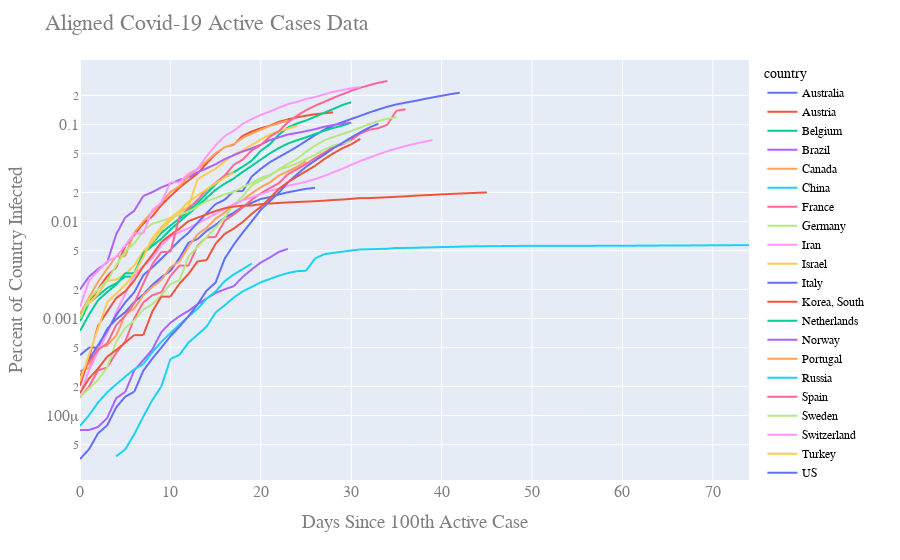

Source (notebook cell):
### Code cell
popfig = px.line(dfpctmelt, x=dfpctmelt.index, y="percent",color='country',log_y=True)
popfig.update_layout(
    title="Aligned Covid-19 Active Cases Data",
    xaxis_title="Days Since 100th Active Case",
    yaxis_title="Percent of Country Infected",
    font=dict(
        family="Courier New, monospace",
        size=16,
        color="#7f7f7f"
    ),
    legend=dict(
        font=dict(
            family="sans-serif",
            size=12,
            color="black"
        )
    )
)
popfig.show()
popfig.write_html("percentage_aligned.html")

### Figure 1 — Plotly figure (JSON) as saved in the notebook; plotly's stock layout.template omitted (floating-point values rounded to 4 significant figures)
{"data": [{"hoverlabel": {"namelength": 0}, "hovertemplate": "country=Australia<br>x=%{x}<br>percent=%{y}", "legendgroup": "Australia", "line": {"color": "#636efa", "dash": "solid"}, "mode": "lines", "name": "Australia", "showlegend": true, "type": "scattergl", "x": [0, 1, 2, 3, 4, 5, 6, 7, 8, 9, 10, 11, 12, 13, 14, 15, 16, 17, 18, 19, 20, 21, 22, 23, 24, 25, 26, 27, 28, 29, 30, 31, 32, 33, 34, 35, 36, 37, 38, 39, 40, 41, 42, 43, 44, 45, 46, 47, 48, 49, 50, 51, 52, 53, 54, 55, 56, 57, 58, 59, 60, 61, 62, 63, 64, 65, 66, 67, 68, 69, 70, 71, 72, 73, 74], "xaxis": "x", "y": [0.0004196, 0.000502, 0.000502, 0.0007843, 0.0009804, 0.001165, 0.001478, 0.001773, 0.002227, 0.002671, 0.003102, 0.0042, 0.006075, 0.006596, 0.008016, 0.009271, 0.01102, 0.01233, 0.01427, 0.01562, 0.0171, 0.01788, 0.01907, 0.02006, 0.0209, 0.02176, 0.0223, null, null, null, null, null, null, null, null, null, null, null, null, null, null, null, null, null, null, null, null, null, null, null, null, null, null, null, null, null, null, null, null, null, null, null, null, null, null, null, null, null, null, null, null, null, null, null, null], "yaxis": "y"}, {"hoverlabel": {"namelength": 0}, "hovertemplate": "country=Austria<br>x=%{x}<br>percent=%{y}", "legendgroup": "Austria", "line": {"color": "#EF553B", "dash": "solid"}, "mode": "lines", "name": "Austria", "showlegend": true, "type": "scattergl", "x": [0, 1, 2, 3, 4, 5, 6, 7, 8, 9, 10, 11, 12, 13, 14, 15, 16, 17, 18, 19, 20, 21, 22, 23, 24, 25, 26, 27, 28, 29, 30, 31, 32, 33, 34, 35, 36, 37, 38, 39, 40, 41, 42, 43, 44, 45, 46, 47, 48, 49, 50, 51, 52, 53, 54, 55, 56, 57, 58, 59, 60, 61, 62, 63, 64, 65, 66, 67, 68, 69, 70, 71, 72, 73, 74], "xaxis": "x", "y": [0.001155, 0.001455, 0.002021, 0.002731, 0.003353, 0.005596, 0.007273, 0.009549, 0.0113, 0.01479, 0.01828, 0.02235, 0.02651, 0.03124, 0.03977, 0.04968, 0.05866, 0.06204, 0.07671, 0.08502, 0.09183, 0.09758, 0.1068, 0.113, 0.1189, 0.1236, 0.128, 0.1308, 0.1338, null, null, null, null, null, null, null, null, null, null, null, null, null, null, null, null, null, null, null, null, null, null, null, null, null, null, null, null, null, null, null, null, null, null, null, null, null, null, null, null, null, null, null, null, null, null], "yaxis": "y"}, {"hoverlabel": {"namelength": 0}, "hovertemplate": "country=Belgium<br>x=%{x}<br>percent=%{y}", "legendgroup": "Belgium", "line": {"color": "#00cc96", "dash": "solid"}, "mode": "lines", "name": "Belgium", "showlegend": true, "type": "scattergl", "x": [0, 1, 2, 3, 4, 5, 6, 7, 8, 9, 10, 11, 12, 13, 14, 15, 16, 17, 18, 19, 20, 21, 22, 23, 24, 25, 26, 27, 28, 29, 30, 31, 32, 33, 34, 35, 36, 37, 38, 39, 40, 41, 42, 43, 44, 45, 46, 47, 48, 49, 50, 51, 52, 53, 54, 55, 56, 57, 58, 59, 60, 61, 62, 63, 64, 65, 66, 67, 68, 69, 70, 71, 72, 73, 74], "xaxis": "x", "y": [0.0009405, 0.001458, 0.001726, 0.002062, 0.002304, 0.002709, 0.002709, 0.004823, 0.005945, 0.007645, 0.009129, 0.01073, 0.01282, 0.01549, 0.01947, 0.02429, 0.02935, 0.0323, 0.03683, 0.0426, 0.0538, 0.06285, 0.07881, 0.0935, 0.1027, 0.1102, 0.1205, 0.1324, 0.1447, 0.159, 0.1699, null, null, null, null, null, null, null, null, null, null, null, null, null, null, null, null, null, null, null, null, null, null, null, null, null, null, null, null, null, null, null, null, null, null, null, null, null, null, null, null, null, null, null, null], "yaxis": "y"}, {"hoverlabel": {"namelength": 0}, "hovertemplate": "country=Brazil<br>x=%{x}<br>percent=%{y}", "legendgroup": "Brazil", "line": {"color": "#ab63fa", "dash": "solid"}, "mode": "lines", "name": "Brazil", "showlegend": true, "type": "scattergl", "x": [0, 1, 2, 3, 4, 5, 6, 7, 8, 9, 10, 11, 12, 13, 14, 15, 16, 17, 18, 19, 20, 21, 22, 23, 24, 25, 26, 27, 28, 29, 30, 31, 32, 33, 34, 35, 36, 37, 38, 39, 40, 41, 42, 43, 44, 45, 46, 47, 48, 49, 50, 51, 52, 53, 54, 55, 56, 57, 58, 59, 60, 61, 62, 63, 64, 65, 66, 67, 68, 69, 70, 71, 72, 73, 74], "xaxis": "x", "y": [7.104e-05, 7.104e-05, 7.621e-05, 9.409e-05, 0.000151, 0.000175, 0.0002922, 0.0003731, 0.0004803, 0.0007273, 0.0009052, 0.001057, 0.001202, 0.001404, 0.001608, 0.001837, 0.002002, 0.002154, 0.00269, 0.003216, 0.003784, 0.00426, 0.004874, 0.005236, null, null, null, null, null, null, null, null, null, null, null, null, null, null, null, null, null, null, null, null, null, null, null, null, null, null, null, null, null, null, null, null, null, null, null, null, null, null, null, null, null, null, null, null, null, null, null, null, null, null, null], "yaxis": "y"}, {"hoverlabel": {"namelength": 0}, "hovertemplate": "country=Canada<br>x=%{x}<br>percent=%{y}", "legendgroup": "Canada", "line": {"color": "#FFA15A", "dash": "solid"}, "mode": "lines", "name": "Canada", "showlegend": true, "type": "scattergl", "x": [0, 1, 2, 3, 4, 5, 6, 7, 8, 9, 10, 11, 12, 13, 14, 15, 16, 17, 18, 19, 20, 21, 22, 23, 24, 25, 26, 27, 28, 29, 30, 31, 32, 33, 34, 35, 36, 37, 38, 39, 40, 41, 42, 43, 44, 45, 46, 47, 48, 49, 50, 51, 52, 53, 54, 55, 56, 57, 58, 59, 60, 61, 62, 63, 64, 65, 66, 67, 68, 69, 70, 71, 72, 73, 74], "xaxis": "x", "y": [0.0002862, 0.00031, 0.0005114, 0.0005246, 0.0006677, 0.0011, 0.001266, 0.001741, 0.00212, 0.002499, 0.003383, 0.003892, 0.005532, 0.007392, 0.008614, 0.01071, 0.01241, 0.01477, 0.01664, 0.0196, 0.02259, 0.02533, 0.0299, 0.03295, 0.03676, 0.04175, null, null, null, null, null, null, null, null, null, null, null, null, null, null, null, null, null, null, null, null, null, null, null, null, null, null, null, null, null, null, null, null, null, null, null, null, null, null, null, null, null, null, null, null, null, null, null, null, null], "yaxis": "y"}, {"hoverlabel": {"namelength": 0}, "hovertemplate": "country=China<br>x=%{x}<br>percent=%{y}", "legendgroup": "China", "line": {"color": "#19d3f3", "dash": "solid"}, "mode": "lines", "name": "China", "showlegend": true, "type": "scattergl", "x": [0, 1, 2, 3, 4, 5, 6, 7, 8, 9, 10, 11, 12, 13, 14, 15, 16, 17, 18, 19, 20, 21, 22, 23, 24, 25, 26, 27, 28, 29, 30, 31, 32, 33, 34, 35, 36, 37, 38, 39, 40, 41, 42, 43, 44, 45, 46, 47, 48, 49, 50, 51, 52, 53, 54, 55, 56, 57, 58, 59, 60, 61, 62, 63, 64, 65, 66, 67, 68, 69, 70, 71, 72, 73, 74], "xaxis": "x", "y": [null, null, null, null, 3.807e-05, 4.467e-05, 6.392e-05, 9.768e-05, 0.0001442, 0.0001999, 0.0003827, 0.0004229, 0.0005656, 0.000681, 0.0008262, 0.001155, 0.00137, 0.001647, 0.001906, 0.002125, 0.00237, 0.002558, 0.002767, 0.002943, 0.003084, 0.00311, 0.004161, 0.00461, 0.004753, 0.004899, 0.005033, 0.005156, 0.005184, 0.005216, 0.005249, 0.00535, 0.005351, 0.005366, 0.005402, 0.005431, 0.005461, 0.005484, 0.005513, 0.005553, 0.005568, 0.005576, 0.005585, 0.005595, 0.005606, 0.005612, 0.005615, 0.005618, 0.00562, 0.005622, 0.005623, 0.005624, 0.005626, 0.005628, 0.00563, 0.005632, 0.005635, 0.005638, 0.005645, 0.005649, 0.005658, 0.005662, 0.005669, 0.005674, 0.005682, 0.00569, 0.005697, 0.005706, 0.005711, 0.005717, 0.005722], "yaxis": "y"}, {"hoverlabel": {"namelength": 0}, "hovertemplate": "country=France<br>x=%{x}<br>percent=%{y}", "legendgroup": "France", "line": {"color": "#FF6692", "dash": "solid"}, "mode": "lines", "name": "France", "showlegend": true, "type": "scattergl", "x": [0, 1, 2, 3, 4, 5, 6, 7, 8, 9, 10, 11, 12, 13, 14, 15, 16, 17, 18, 19, 20, 21, 22, 23, 24, 25, 26, 27, 28, 29, 30, 31, 32, 33, 34, 35, 36, 37, 38, 39, 40, 41, 42, 43, 44, 45, 46, 47, 48, 49, 50, 51, 52, 53, 54, 55, 56, 57, 58, 59, 60, 61, 62, 63, 64, 65, 66, 67, 68, 69, 70, 71, 72, 73, 74], "xaxis": "x", "y": [0.0001532, 0.0001992, 0.0002926, 0.0003125, 0.0004412, 0.0005822, 0.001005, 0.001469, 0.00174, 0.001868, 0.002748, 0.003513, 0.003513, 0.005639, 0.006888, 0.006943, 0.01024, 0.01182, 0.01398, 0.01681, 0.01955, 0.02216, 0.02488, 0.03083, 0.03466, 0.03922, 0.04527, 0.05117, 0.05838, 0.06237, 0.0692, 0.08093, 0.08847, 0.09181, 0.09989, 0.1392, 0.1437, null, null, null, null, null, null, null, null, null, null, null, null, null, null, null, null, null, null, null, null, null, null, null, null, null, null, null, null, null, null, null, null, null, null, null, null, null, null], "yaxis": "y"}, {"hoverlabel": {"namelength": 0}, "hovertemplate": "country=Germany<br>x=%{x}<br>percent=%{y}", "legendgroup": "Germany", "line": {"color": "#B6E880", "dash": "solid"}, "mode": "lines", "name": "Germany", "showlegend": true, "type": "scattergl", "x": [0, 1, 2, 3, 4, 5, 6, 7, 8, 9, 10, 11, 12, 13, 14, 15, 16, 17, 18, 19, 20, 21, 22, 23, 24, 25, 26, 27, 28, 29, 30, 31, 32, 33, 34, 35, 36, 37, 38, 39, 40, 41, 42, 43, 44, 45, 46, 47, 48, 49, 50, 51, 52, 53, 54, 55, 56, 57, 58, 59, 60, 61, 62, 63, 64, 65, 66, 67, 68, 69, 70, 71, 72, 73, 74], "xaxis": "x", "y": [0.0001552, 0.0001898, 0.0002339, 0.0003127, 0.0005753, 0.0007997, 0.0009536, 0.001241, 0.001404, 0.001739, 0.002277, 0.00248, 0.004386, 0.005472, 0.006917, 0.008679, 0.01105, 0.01471, 0.01829, 0.02369, 0.02651, 0.02969, 0.03468, 0.03937, 0.04455, 0.05244, 0.06072, 0.06886, 0.07411, 0.07983, 0.08571, 0.09294, 0.1012, 0.1088, 0.1147, 0.1195, null, null, null, null, null, null, null, null, null, null, null, null, null, null, null, null, null, null, null, null, null, null, null, null, null, null, null, null, null, null, null, null, null, null, null, null, null, null, null], "yaxis": "y"}, {"hoverlabel": {"namelength": 0}, "hovertemplate": "country=Iran<br>x=%{x}<br>percent=%{y}", "legendgroup": "Iran", "line": {"color": "#FF97FF", "dash": "solid"}, "mode": "lines", "name": "Iran", "showlegend": true, "type": "scattergl", "x": [0, 1, 2, 3, 4, 5, 6, 7, 8, 9, 10, 11, 12, 13, 14, 15, 16, 17, 18, 19, 20, 21, 22, 23, 24, 25, 26, 27, 28, 29, 30, 31, 32, 33, 34, 35, 36, 37, 38, 39, 40, 41, 42, 43, 44, 45, 46, 47, 48, 49, 50, 51, 52, 53, 54, 55, 56, 57, 58, 59, 60, 61, 62, 63, 64, 65, 66, 67, 68, 69, 70, 71, 72, 73, 74], "xaxis": "x", "y": [0.0001655, 0.0002917, 0.0004619, 0.000706, 0.001164, 0.001787, 0.002781, 0.003479, 0.004182, 0.005652, 0.006933, 0.007817, 0.008526, 0.009575, 0.01072, 0.012, 0.01353, 0.01515, 0.01659, 0.01785, 0.01925, 0.02067, 0.02191, 0.02339, 0.02454, 0.02576, 0.02744, 0.02954, 0.03217, 0.03501, 0.03849, 0.04216, 0.04561, 0.0494, 0.05311, 0.05666, 0.06009, 0.06332, 0.06637, 0.06932, null, null, null, null, null, null, null, null, null, null, null, null, null, null, null, null, null, null, null, null, null, null, null, null, null, null, null, null, null, null, null, null, null, null, null], "yaxis": "y"}, {"hoverlabel": {"namelength": 0}, "hovertemplate": "country=Israel<br>x=%{x}<br>percent=%{y}", "legendgroup": "Israel", "line": {"color": "#FECB52", "dash": "solid"}, "mode": "lines", "name": "Israel", "showlegend": true, "type": "scattergl", "x": [0, 1, 2, 3, 4, 5, 6, 7, 8, 9, 10, 11, 12, 13, 14, 15, 16, 17, 18, 19, 20, 21, 22, 23, 24, 25, 26, 27, 28, 29, 30, 31, 32, 33, 34, 35, 36, 37, 38, 39, 40, 41, 42, 43, 44, 45, 46, 47, 48, 49, 50, 51, 52, 53, 54, 55, 56, 57, 58, 59, 60, 61, 62, 63, 64, 65, 66, 67, 68, 69, 70, 71, 72, 73, 74], "xaxis": "x", "y": [0.001155, 0.001456, 0.001791, 0.002461, 0.002519, 0.002888, 0.003512, 0.004933, 0.006112, 0.008226, 0.0102, 0.01237, 0.0143, 0.02737, 0.03111, 0.03506, 0.04181, 0.04907, 0.05424, 0.0619, 0.07038, 0.07922, 0.08582, 0.0907, 0.09739, null, null, null, null, null, null, null, null, null, null, null, null, null, null, null, null, null, null, null, null, null, null, null, null, null, null, null, null, null, null, null, null, null, null, null, null, null, null, null, null, null, null, null, null, null, null, null, null, null, null], "yaxis": "y"}, {"hoverlabel": {"namelength": 0}, "hovertemplate": "country=Italy<br>x=%{x}<br>percent=%{y}", "legendgroup": "Italy", "line": {"color": "#636efa", "dash": "solid"}, "mode": "lines", "name": "Italy", "showlegend": true, "type": "scattergl", "x": [0, 1, 2, 3, 4, 5, 6, 7, 8, 9, 10, 11, 12, 13, 14, 15, 16, 17, 18, 19, 20, 21, 22, 23, 24, 25, 26, 27, 28, 29, 30, 31, 32, 33, 34, 35, 36, 37, 38, 39, 40, 41, 42, 43, 44, 45, 46, 47, 48, 49, 50, 51, 52, 53, 54, 55, 56, 57, 58, 59, 60, 61, 62, 63, 64, 65, 66, 67, 68, 69, 70, 71, 72, 73, 74], "xaxis": "x", "y": [0.0002564, 0.0003788, 0.0005326, 0.0007492, 0.001083, 0.001469, 0.001866, 0.002802, 0.003367, 0.004138, 0.005109, 0.006381, 0.007668, 0.00973, 0.0122, 0.01517, 0.01679, 0.02061, 0.02061, 0.02921, 0.03499, 0.04093, 0.04628, 0.05211, 0.05907, 0.06787, 0.07777, 0.08861, 0.09781, 0.1057, 0.1144, 0.123, 0.1333, 0.1431, 0.1529, 0.1616, 0.1683, 0.175, 0.1829, 0.1906, 0.1982, 0.2061, 0.2133, null, null, null, null, null, null, null, null, null, null, null, null, null, null, null, null, null, null, null, null, null, null, null, null, null, null, null, null, null, null, null, null], "yaxis": "y"}, {"hoverlabel": {"namelength": 0}, "hovertemplate": "country=Korea, South<br>x=%{x}<br>percent=%{y}", "legendgroup": "Korea, South", "line": {"color": "#EF553B", "dash": "solid"}, "mode": "lines", "name": "Korea, South", "showlegend": true, "type": "scattergl", "x": [0, 1, 2, 3, 4, 5, 6, 7, 8, 9, 10, 11, 12, 13, 14, 15, 16, 17, 18, 19, 20, 21, 22, 23, 24, 25, 26, 27, 28, 29, 30, 31, 32, 33, 34, 35, 36, 37, 38, 39, 40, 41, 42, 43, 44, 45, 46, 47, 48, 49, 50, 51, 52, 53, 54, 55, 56, 57, 58, 59, 60, 61, 62, 63, 64, 65, 66, 67, 68, 69, 70, 71, 72, 73, 74], "xaxis": "x", "y": [0.0002029, 0.0003979, 0.0008446, 0.001174, 0.001625, 0.001906, 0.00246, 0.003445, 0.004558, 0.006144, 0.007287, 0.008455, 0.01012, 0.01096, 0.01187, 0.01286, 0.01373, 0.01427, 0.01459, 0.01465, 0.01513, 0.01535, 0.01556, 0.01577, 0.01592, 0.01606, 0.01623, 0.01641, 0.01671, 0.01688, 0.01716, 0.01748, 0.01748, 0.01763, 0.01782, 0.01802, 0.0182, 0.01849, 0.01869, 0.01884, 0.01909, 0.01928, 0.01946, 0.01963, 0.01981, 0.01997, null, null, null, null, null, null, null, null, null, null, null, null, null, null, null, null, null, null, null, null, null, null, null, null, null, null, null, null, null], "yaxis": "y"}, {"hoverlabel": {"namelength": 0}, "hovertemplate": "country=Netherlands<br>x=%{x}<br>percent=%{y}", "legendgroup": "Netherlands", "line": {"color": "#00cc96", "dash": "solid"}, "mode": "lines", "name": "Netherlands", "showlegend": true, "type": "scattergl", "x": [0, 1, 2, 3, 4, 5, 6, 7, 8, 9, 10, 11, 12, 13, 14, 15, 16, 17, 18, 19, 20, 21, 22, 23, 24, 25, 26, 27, 28, 29, 30, 31, 32, 33, 34, 35, 36, 37, 38, 39, 40, 41, 42, 43, 44, 45, 46, 47, 48, 49, 50, 51, 52, 53, 54, 55, 56, 57, 58, 59, 60, 61, 62, 63, 64, 65, 66, 67, 68, 69, 70, 71, 72, 73, 74], "xaxis": "x", "y": [0.000747, 0.001097, 0.001547, 0.001873, 0.002229, 0.002936, 0.002936, 0.004704, 0.005614, 0.006641, 0.008264, 0.009985, 0.01201, 0.0144, 0.01753, 0.02124, 0.02461, 0.0278, 0.03257, 0.03757, 0.04358, 0.05046, 0.0573, 0.06379, 0.06896, 0.07393, 0.07993, 0.0863, 0.09233, 0.09762, 0.1048, null, null, null, null, null, null, null, null, null, null, null, null, null, null, null, null, null, null, null, null, null, null, null, null, null, null, null, null, null, null, null, null, null, null, null, null, null, null, null, null, null, null, null, null], "yaxis": "y"}, {"hoverlabel": {"namelength": 0}, "hovertemplate": "country=Norway<br>x=%{x}<br>percent=%{y}", "legendgroup": "Norway", "line": {"color": "#ab63fa", "dash": "solid"}, "mode": "lines", "name": "Norway", "showlegend": true, "type": "scattergl", "x": [0, 1, 2, 3, 4, 5, 6, 7, 8, 9, 10, 11, 12, 13, 14, 15, 16, 17, 18, 19, 20, 21, 22, 23, 24, 25, 26, 27, 28, 29, 30, 31, 32, 33, 34, 35, 36, 37, 38, 39, 40, 41, 42, 43, 44, 45, 46, 47, 48, 49, 50, 51, 52, 53, 54, 55, 56, 57, 58, 59, 60, 61, 62, 63, 64, 65, 66, 67, 68, 69, 70, 71, 72, 73, 74], "xaxis": "x", "y": [0.001992, 0.002712, 0.003246, 0.003781, 0.007378, 0.01103, 0.01295, 0.01837, 0.02011, 0.02252, 0.02459, 0.02699, 0.02859, 0.03221, 0.03531, 0.03907, 0.04399, 0.04835, 0.05281, 0.05689, 0.06214, 0.06926, 0.07406, 0.07902, 0.08199, 0.08561, 0.0897, 0.09494, 0.09905, 0.1024, 0.1049, null, null, null, null, null, null, null, null, null, null, null, null, null, null, null, null, null, null, null, null, null, null, null, null, null, null, null, null, null, null, null, null, null, null, null, null, null, null, null, null, null, null, null, null], "yaxis": "y"}, {"hoverlabel": {"namelength": 0}, "hovertemplate": "country=Portugal<br>x=%{x}<br>percent=%{y}", "legendgroup": "Portugal", "line": {"color": "#FFA15A", "dash": "solid"}, "mode": "lines", "name": "Portugal", "showlegend": true, "type": "scattergl", "x": [0, 1, 2, 3, 4, 5, 6, 7, 8, 9, 10, 11, 12, 13, 14, 15, 16, 17, 18, 19, 20, 21, 22, 23, 24, 25, 26, 27, 28, 29, 30, 31, 32, 33, 34, 35, 36, 37, 38, 39, 40, 41, 42, 43, 44, 45, 46, 47, 48, 49, 50, 51, 52, 53, 54, 55, 56, 57, 58, 59, 60, 61, 62, 63, 64, 65, 66, 67, 68, 69, 70, 71, 72, 73, 74], "xaxis": "x", "y": [0.001098, 0.001657, 0.002403, 0.003246, 0.004394, 0.004394, 0.007699, 0.01, 0.01255, 0.01569, 0.0202, 0.02316, 0.02937, 0.03476, 0.04186, 0.0507, 0.05847, 0.06284, 0.07299, 0.08092, 0.0886, 0.09695, 0.1032, 0.1106, null, null, null, null, null, null, null, null, null, null, null, null, null, null, null, null, null, null, null, null, null, null, null, null, null, null, null, null, null, null, null, null, null, null, null, null, null, null, null, null, null, null, null, null, null, null, null, null, null, null, null], "yaxis": "y"}, {"hoverlabel": {"namelength": 0}, "hovertemplate": "country=Russia<br>x=%{x}<br>percent=%{y}", "legendgroup": "Russia", "line": {"color": "#19d3f3", "dash": "solid"}, "mode": "lines", "name": "Russia", "showlegend": true, "type": "scattergl", "x": [0, 1, 2, 3, 4, 5, 6, 7, 8, 9, 10, 11, 12, 13, 14, 15, 16, 17, 18, 19, 20, 21, 22, 23, 24, 25, 26, 27, 28, 29, 30, 31, 32, 33, 34, 35, 36, 37, 38, 39, 40, 41, 42, 43, 44, 45, 46, 47, 48, 49, 50, 51, 52, 53, 54, 55, 56, 57, 58, 59, 60, 61, 62, 63, 64, 65, 66, 67, 68, 69, 70, 71, 72, 73, 74], "xaxis": "x", "y": [7.812e-05, 0.0001007, 0.0001364, 0.0001734, 0.0002097, 0.0002515, 0.0003001, 0.0003392, 0.0004509, 0.0005756, 0.0007099, 0.0008661, 0.001051, 0.001258, 0.001601, 0.001903, 0.002431, 0.002843, 0.003242, 0.003693, null, null, null, null, null, null, null, null, null, null, null, null, null, null, null, null, null, null, null, null, null, null, null, null, null, null, null, null, null, null, null, null, null, null, null, null, null, null, null, null, null, null, null, null, null, null, null, null, null, null, null, null, null, null, null], "yaxis": "y"}, {"hoverlabel": {"namelength": 0}, "hovertemplate": "country=Spain<br>x=%{x}<br>percent=%{y}", "legendgroup": "Spain", "line": {"color": "#FF6692", "dash": "solid"}, "mode": "lines", "name": "Spain", "showlegend": true, "type": "scattergl", "x": [0, 1, 2, 3, 4, 5, 6, 7, 8, 9, 10, 11, 12, 13, 14, 15, 16, 17, 18, 19, 20, 21, 22, 23, 24, 25, 26, 27, 28, 29, 30, 31, 32, 33, 34, 35, 36, 37, 38, 39, 40, 41, 42, 43, 44, 45, 46, 47, 48, 49, 50, 51, 52, 53, 54, 55, 56, 57, 58, 59, 60, 61, 62, 63, 64, 65, 66, 67, 68, 69, 70, 71, 72, 73, 74], "xaxis": "x", "y": [0.0002567, 0.0003529, 0.0004748, 0.000554, 0.0008555, 0.001069, 0.001439, 0.002295, 0.003625, 0.00487, 0.00487, 0.01119, 0.01367, 0.01668, 0.02126, 0.02513, 0.02975, 0.03842, 0.04365, 0.05427, 0.06153, 0.07515, 0.08531, 0.1059, 0.1236, 0.1406, 0.1566, 0.1713, 0.1881, 0.2052, 0.2227, 0.2397, 0.2549, 0.2699, 0.2816, null, null, null, null, null, null, null, null, null, null, null, null, null, null, null, null, null, null, null, null, null, null, null, null, null, null, null, null, null, null, null, null, null, null, null, null, null, null, null, null], "yaxis": "y"}, {"hoverlabel": {"namelength": 0}, "hovertemplate": "country=Sweden<br>x=%{x}<br>percent=%{y}", "legendgroup": "Sweden", "line": {"color": "#B6E880", "dash": "solid"}, "mode": "lines", "name": "Sweden", "showlegend": true, "type": "scattergl", "x": [0, 1, 2, 3, 4, 5, 6, 7, 8, 9, 10, 11, 12, 13, 14, 15, 16, 17, 18, 19, 20, 21, 22, 23, 24, 25, 26, 27, 28, 29, 30, 31, 32, 33, 34, 35, 36, 37, 38, 39, 40, 41, 42, 43, 44, 45, 46, 47, 48, 49, 50, 51, 52, 53, 54, 55, 56, 57, 58, 59, 60, 61, 62, 63, 64, 65, 66, 67, 68, 69, 70, 71, 72, 73, 74], "xaxis": "x", "y": [0.001, 0.001594, 0.00201, 0.002456, 0.003515, 0.004951, 0.005931, 0.00806, 0.009516, 0.01012, 0.01092, 0.01178, 0.01266, 0.01425, 0.01623, 0.01746, 0.01915, 0.02026, 0.02264, 0.02501, 0.02812, 0.03039, 0.03413, 0.03664, 0.03988, 0.04391, 0.04898, 0.05513, 0.06071, 0.0638, 0.06763, null, null, null, null, null, null, null, null, null, null, null, null, null, null, null, null, null, null, null, null, null, null, null, null, null, null, null, null, null, null, null, null, null, null, null, null, null, null, null, null, null, null, null, null], "yaxis": "y"}, {"hoverlabel": {"namelength": 0}, "hovertemplate": "country=Switzerland<br>x=%{x}<br>percent=%{y}", "legendgroup": "Switzerland", "line": {"color": "#FF97FF", "dash": "solid"}, "mode": "lines", "name": "Switzerland", "showlegend": true, "type": "scattergl", "x": [0, 1, 2, 3, 4, 5, 6, 7, 8, 9, 10, 11, 12, 13, 14, 15, 16, 17, 18, 19, 20, 21, 22, 23, 24, 25, 26, 27, 28, 29, 30, 31, 32, 33, 34, 35, 36, 37, 38, 39, 40, 41, 42, 43, 44, 45, 46, 47, 48, 49, 50, 51, 52, 53, 54, 55, 56, 57, 58, 59, 60, 61, 62, 63, 64, 65, 66, 67, 68, 69, 70, 71, 72, 73, 74], "xaxis": "x", "y": [0.001317, 0.002473, 0.003097, 0.003894, 0.004321, 0.005673, 0.007534, 0.007534, 0.01316, 0.0157, 0.02542, 0.02542, 0.0312, 0.03499, 0.04708, 0.06117, 0.07597, 0.08636, 0.1016, 0.1141, 0.1259, 0.1365, 0.1494, 0.1626, 0.1713, 0.184, 0.1919, 0.2053, 0.2175, 0.2265, 0.2369, 0.2438, null, null, null, null, null, null, null, null, null, null, null, null, null, null, null, null, null, null, null, null, null, null, null, null, null, null, null, null, null, null, null, null, null, null, null, null, null, null, null, null, null, null, null], "yaxis": "y"}, {"hoverlabel": {"namelength": 0}, "hovertemplate": "country=Turkey<br>x=%{x}<br>percent=%{y}", "legendgroup": "Turkey", "line": {"color": "#FECB52", "dash": "solid"}, "mode": "lines", "name": "Turkey", "showlegend": true, "type": "scattergl", "x": [0, 1, 2, 3, 4, 5, 6, 7, 8, 9, 10, 11, 12, 13, 14, 15, 16, 17, 18, 19, 20, 21, 22, 23, 24, 25, 26, 27, 28, 29, 30, 31, 32, 33, 34, 35, 36, 37, 38, 39, 40, 41, 42, 43, 44, 45, 46, 47, 48, 49, 50, 51, 52, 53, 54, 55, 56, 57, 58, 59, 60, 61, 62, 63, 64, 65, 66, 67, 68, 69, 70, 71, 72, 73, 74], "xaxis": "x", "y": [0.0002277, 0.0004257, 0.0007944, 0.001466, 0.001813, 0.00222, 0.002885, 0.004303, 0.006756, 0.008776, 0.01093, 0.01284, 0.01604, 0.01859, 0.0215, 0.02481, 0.02838, 0.0321, null, null, null, null, null, null, null, null, null, null, null, null, null, null, null, null, null, null, null, null, null, null, null, null, null, null, null, null, null, null, null, null, null, null, null, null, null, null, null, null, null, null, null, null, null, null, null, null, null, null, null, null, null, null, null, null, null], "yaxis": "y"}, {"hoverlabel": {"namelength": 0}, "hovertemplate": "country=US<br>x=%{x}<br>percent=%{y}", "legendgroup": "US", "line": {"color": "#636efa", "dash": "solid"}, "mode": "lines", "name": "US", "showlegend": true, "type": "scattergl", "x": [0, 1, 2, 3, 4, 5, 6, 7, 8, 9, 10, 11, 12, 13, 14, 15, 16, 17, 18, 19, 20, 21, 22, 23, 24, 25, 26, 27, 28, 29, 30, 31, 32, 33, 34, 35, 36, 37, 38, 39, 40, 41, 42, 43, 44, 45, 46, 47, 48, 49, 50, 51, 52, 53, 54, 55, 56, 57, 58, 59, 60, 61, 62, 63, 64, 65, 66, 67, 68, 69, 70, 71, 72, 73, 74], "xaxis": "x", "y": [3.565e-05, 4.501e-05, 6.556e-05, 7.915e-05, 0.0001214, 0.0001565, 0.0001761, 0.0002897, 0.000387, 0.0005024, 0.0006583, 0.0008239, 0.001057, 0.001399, 0.00194, 0.002351, 0.004132, 0.00577, 0.007701, 0.01005, 0.01325, 0.01624, 0.01987, 0.02533, 0.03071, 0.0367, 0.04256, 0.04888, 0.05685, 0.06446, 0.07355, 0.08326, 0.09331, 0.1018, null, null, null, null, null, null, null, null, null, null, null, null, null, null, null, null, null, null, null, null, null, null, null, null, null, null, null, null, null, null, null, null, null, null, null, null, null, null, null, null, null], "yaxis": "y"}, {"hoverlabel": {"namelength": 0}, "hovertemplate": "country=United Kingdom<br>x=%{x}<br>percent=%{y}", "legendgroup": "United Kingdom", "line": {"color": "#EF553B", "dash": "solid"}, "mode": "lines", "name": "United Kingdom", "showlegend": true, "type": "scattergl", "x": [0, 1, 2, 3, 4, 5, 6, 7, 8, 9, 10, 11, 12, 13, 14, 15, 16, 17, 18, 19, 20, 21, 22, 23, 24, 25, 26, 27, 28, 29, 30, 31, 32, 33, 34, 35, 36, 37, 38, 39, 40, 41, 42, 43, 44, 45, 46, 47, 48, 49, 50, 51, 52, 53, 54, 55, 56, 57, 58, 59, 60, 61, 62, 63, 64, 65, 66, 67, 68, 69, 70, 71, 72, 73, 74], "xaxis": "x", "y": [0.0001709, 0.0002416, 0.0003049, 0.0004036, 0.0004743, 0.0005657, 0.0006761, 0.0006761, 0.001181, 0.001685, 0.001687, 0.002285, 0.002887, 0.003892, 0.004001, 0.005913, 0.007464, 0.008463, 0.009908, 0.01203, 0.0142, 0.0174, 0.02172, 0.0255, 0.02914, 0.03307, 0.03753, 0.04399, 0.05034, 0.05699, 0.06257, 0.07135, null, null, null, null, null, null, null, null, null, null, null, null, null, null, null, null, null, null, null, null, null, null, null, null, null, null, null, null, null, null, null, null, null, null, null, null, null, null, null, null, null, null, null], "yaxis": "y"}], "layout": {"font": {"color": "#7f7f7f", "family": "Courier New, monospace", "size": 16}, "legend": {"font": {"color": "black", "family": "sans-serif", "size": 12}, "title": {"text": "country"}, "tracegroupgap": 0}, "margin": {"t": 60}, "title": {"text": "Aligned Covid-19 Active Cases Data"}, "xaxis": {"anchor": "y", "domain": [0, 1], "title": {"text": "Days Since 100th Active Case"}}, "yaxis": {"anchor": "x", "domain": [0, 1], "title": {"text": "Percent of Country Infected"}, "type": "log"}}}
